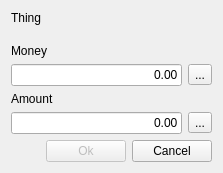
<?xml version="1.0" encoding="UTF-8"?>
<ui version="4.0">
 <class>FTransactionBuyThingEdit</class>
 <widget class="QDialog" name="FTransactionBuyThingEdit">
  <property name="geometry">
   <rect>
    <x>0</x>
    <y>0</y>
    <width>223</width>
    <height>173</height>
   </rect>
  </property>
  <property name="windowTitle">
   <string>Transaction edit</string>
  </property>
  <property name="windowIcon">
   <iconset resource="../../../res/hacc.qrc">
    <normaloff>:/items/transaction.png</normaloff>:/items/transaction.png</iconset>
  </property>
  <layout class="QVBoxLayout" name="verticalLayout">
   <item>
    <widget class="QLabel" name="label">
     <property name="text">
      <string>Thing</string>
     </property>
    </widget>
   </item>
   <item>
    <widget class="ui::selector::WThingSelectButton" name="pwThingSelector" native="true">
     <property name="sizePolicy">
      <sizepolicy hsizetype="Expanding" vsizetype="Preferred">
       <horstretch>0</horstretch>
       <verstretch>0</verstretch>
      </sizepolicy>
     </property>
     <property name="focusPolicy">
      <enum>Qt::StrongFocus</enum>
     </property>
    </widget>
   </item>
   <item>
    <widget class="QLabel" name="lMoney">
     <property name="text">
      <string>Money</string>
     </property>
    </widget>
   </item>
   <item>
    <layout class="QHBoxLayout" name="horizontalLayout">
     <item>
      <widget class="QLineEdit" name="leMoney">
       <property name="text">
        <string>0.00</string>
       </property>
       <property name="alignment">
        <set>Qt::AlignRight|Qt::AlignTrailing|Qt::AlignVCenter</set>
       </property>
      </widget>
     </item>
     <item>
      <widget class="QToolButton" name="tbClearMoney">
       <property name="text">
        <string>...</string>
       </property>
       <property name="icon">
        <iconset resource="../../../res/hacc.qrc">
         <normaloff>:/main/icons/edit-clear-locationbar-rtl.png</normaloff>:/main/icons/edit-clear-locationbar-rtl.png</iconset>
       </property>
      </widget>
     </item>
    </layout>
   </item>
   <item>
    <widget class="QLabel" name="lAmount">
     <property name="text">
      <string>Amount</string>
     </property>
    </widget>
   </item>
   <item>
    <layout class="QHBoxLayout" name="horizontalLayout_2">
     <item>
      <widget class="QLineEdit" name="leAmount">
       <property name="text">
        <string>0.00</string>
       </property>
       <property name="alignment">
        <set>Qt::AlignRight|Qt::AlignTrailing|Qt::AlignVCenter</set>
       </property>
      </widget>
     </item>
     <item>
      <widget class="QToolButton" name="tbClearAmount">
       <property name="text">
        <string>...</string>
       </property>
       <property name="icon">
        <iconset resource="../../../res/hacc.qrc">
         <normaloff>:/main/icons/edit-clear-locationbar-rtl.png</normaloff>:/main/icons/edit-clear-locationbar-rtl.png</iconset>
       </property>
      </widget>
     </item>
    </layout>
   </item>
   <item>
    <layout class="QHBoxLayout" name="lDButtons">
     <item>
      <spacer name="horizontalSpacer">
       <property name="orientation">
        <enum>Qt::Horizontal</enum>
       </property>
       <property name="sizeHint" stdset="0">
        <size>
         <width>40</width>
         <height>20</height>
        </size>
       </property>
      </spacer>
     </item>
     <item>
      <widget class="QPushButton" name="pbOk">
       <property name="enabled">
        <bool>false</bool>
       </property>
       <property name="text">
        <string>Ok</string>
       </property>
       <property name="icon">
        <iconset resource="../../../res/hacc.qrc">
         <normaloff>:/main/icons/dialog-ok-apply.png</normaloff>:/main/icons/dialog-ok-apply.png</iconset>
       </property>
       <property name="default">
        <bool>true</bool>
       </property>
      </widget>
     </item>
     <item>
      <widget class="QPushButton" name="pbCancel">
       <property name="text">
        <string>Cancel</string>
       </property>
       <property name="icon">
        <iconset resource="../../../res/hacc.qrc">
         <normaloff>:/main/icons/dialog-cancel.png</normaloff>:/main/icons/dialog-cancel.png</iconset>
       </property>
      </widget>
     </item>
    </layout>
   </item>
  </layout>
 </widget>
 <customwidgets>
  <customwidget>
   <class>ui::selector::WThingSelectButton</class>
   <extends>QWidget</extends>
   <header>wthingselectbutton.h</header>
   <container>1</container>
  </customwidget>
 </customwidgets>
 <tabstops>
  <tabstop>pwThingSelector</tabstop>
  <tabstop>leMoney</tabstop>
  <tabstop>leAmount</tabstop>
  <tabstop>tbClearMoney</tabstop>
  <tabstop>tbClearAmount</tabstop>
 </tabstops>
 <resources>
  <include location="../../../res/hacc.qrc"/>
 </resources>
 <connections>
  <connection>
   <sender>pbCancel</sender>
   <signal>clicked()</signal>
   <receiver>FTransactionBuyThingEdit</receiver>
   <slot>reject()</slot>
   <hints>
    <hint type="sourcelabel">
     <x>148</x>
     <y>153</y>
    </hint>
    <hint type="destinationlabel">
     <x>217</x>
     <y>172</y>
    </hint>
   </hints>
  </connection>
  <connection>
   <sender>pbOk</sender>
   <signal>clicked()</signal>
   <receiver>FTransactionBuyThingEdit</receiver>
   <slot>accept()</slot>
   <hints>
    <hint type="sourcelabel">
     <x>95</x>
     <y>157</y>
    </hint>
    <hint type="destinationlabel">
     <x>42</x>
     <y>146</y>
    </hint>
   </hints>
  </connection>
 </connections>
</ui>
